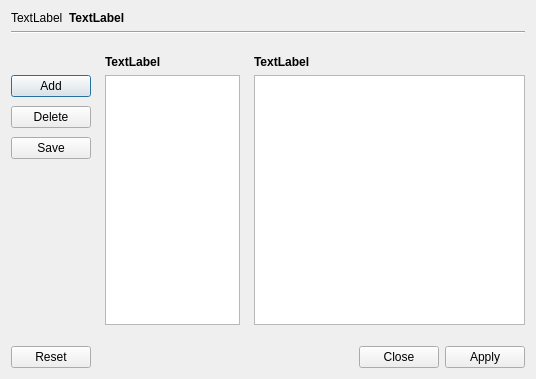
<?xml version="1.0" encoding="UTF-8"?>
<ui version="4.0">
 <class>ListTableEditor</class>
 <widget class="QDialog" name="ListTableEditor">
  <property name="geometry">
   <rect>
    <x>0</x>
    <y>0</y>
    <width>553</width>
    <height>415</height>
   </rect>
  </property>
  <property name="sizePolicy">
   <sizepolicy hsizetype="Fixed" vsizetype="Fixed">
    <horstretch>0</horstretch>
    <verstretch>0</verstretch>
   </sizepolicy>
  </property>
  <property name="minimumSize">
   <size>
    <width>0</width>
    <height>0</height>
   </size>
  </property>
  <property name="maximumSize">
   <size>
    <width>100000</width>
    <height>100000</height>
   </size>
  </property>
  <property name="windowTitle">
   <string>Dialog</string>
  </property>
  <property name="sizeGripEnabled">
   <bool>false</bool>
  </property>
  <layout class="QVBoxLayout" name="verticalLayout_2">
   <property name="sizeConstraint">
    <enum>QLayout::SetFixedSize</enum>
   </property>
   <item>
    <layout class="QHBoxLayout" name="horizontalLayout">
     <item>
      <widget class="QLabel" name="topStaticLabel">
       <property name="sizePolicy">
        <sizepolicy hsizetype="Fixed" vsizetype="Preferred">
         <horstretch>0</horstretch>
         <verstretch>0</verstretch>
        </sizepolicy>
       </property>
       <property name="font">
        <font>
         <weight>50</weight>
         <bold>false</bold>
        </font>
       </property>
       <property name="text">
        <string>TextLabel</string>
       </property>
      </widget>
     </item>
     <item>
      <widget class="QLabel" name="topDynamicLabel">
       <property name="font">
        <font>
         <weight>75</weight>
         <bold>true</bold>
        </font>
       </property>
       <property name="text">
        <string>TextLabel</string>
       </property>
      </widget>
     </item>
    </layout>
   </item>
   <item>
    <widget class="Line" name="line">
     <property name="orientation">
      <enum>Qt::Horizontal</enum>
     </property>
    </widget>
   </item>
   <item>
    <spacer name="verticalSpacer">
     <property name="orientation">
      <enum>Qt::Vertical</enum>
     </property>
     <property name="sizeType">
      <enum>QSizePolicy::Fixed</enum>
     </property>
     <property name="sizeHint" stdset="0">
      <size>
       <width>20</width>
       <height>15</height>
      </size>
     </property>
    </spacer>
   </item>
   <item>
    <layout class="QGridLayout" name="gridLayout" columnstretch="1,1,2">
     <property name="horizontalSpacing">
      <number>14</number>
     </property>
     <item row="0" column="0">
      <widget class="QLabel" name="blankLabel">
       <property name="enabled">
        <bool>true</bool>
       </property>
       <property name="sizePolicy">
        <sizepolicy hsizetype="Fixed" vsizetype="Preferred">
         <horstretch>0</horstretch>
         <verstretch>0</verstretch>
        </sizepolicy>
       </property>
       <property name="text">
        <string/>
       </property>
      </widget>
     </item>
     <item row="0" column="1">
      <widget class="QLabel" name="listLabel">
       <property name="sizePolicy">
        <sizepolicy hsizetype="Preferred" vsizetype="Fixed">
         <horstretch>0</horstretch>
         <verstretch>0</verstretch>
        </sizepolicy>
       </property>
       <property name="font">
        <font>
         <weight>75</weight>
         <bold>true</bold>
        </font>
       </property>
       <property name="text">
        <string>TextLabel</string>
       </property>
      </widget>
     </item>
     <item row="0" column="2">
      <widget class="QLabel" name="tableLabel">
       <property name="sizePolicy">
        <sizepolicy hsizetype="Preferred" vsizetype="Fixed">
         <horstretch>0</horstretch>
         <verstretch>0</verstretch>
        </sizepolicy>
       </property>
       <property name="font">
        <font>
         <weight>75</weight>
         <bold>true</bold>
        </font>
       </property>
       <property name="text">
        <string>TextLabel</string>
       </property>
      </widget>
     </item>
     <item row="1" column="0">
      <layout class="QVBoxLayout" name="verticalLayout">
       <property name="spacing">
        <number>9</number>
       </property>
       <property name="sizeConstraint">
        <enum>QLayout::SetFixedSize</enum>
       </property>
       <item>
        <widget class="QPushButton" name="addButton">
         <property name="sizePolicy">
          <sizepolicy hsizetype="Fixed" vsizetype="Fixed">
           <horstretch>0</horstretch>
           <verstretch>0</verstretch>
          </sizepolicy>
         </property>
         <property name="text">
          <string>Add</string>
         </property>
        </widget>
       </item>
       <item>
        <widget class="QPushButton" name="deleteButton">
         <property name="sizePolicy">
          <sizepolicy hsizetype="Fixed" vsizetype="Fixed">
           <horstretch>0</horstretch>
           <verstretch>0</verstretch>
          </sizepolicy>
         </property>
         <property name="text">
          <string>Delete</string>
         </property>
        </widget>
       </item>
       <item>
        <widget class="QPushButton" name="saveButton">
         <property name="sizePolicy">
          <sizepolicy hsizetype="Fixed" vsizetype="Fixed">
           <horstretch>0</horstretch>
           <verstretch>0</verstretch>
          </sizepolicy>
         </property>
         <property name="text">
          <string>Save</string>
         </property>
        </widget>
       </item>
       <item>
        <spacer name="verticalSpacer_2">
         <property name="orientation">
          <enum>Qt::Vertical</enum>
         </property>
         <property name="sizeHint" stdset="0">
          <size>
           <width>20</width>
           <height>40</height>
          </size>
         </property>
        </spacer>
       </item>
      </layout>
     </item>
     <item row="1" column="1">
      <widget class="QListWidget" name="listWidget">
       <property name="sizePolicy">
        <sizepolicy hsizetype="Preferred" vsizetype="Preferred">
         <horstretch>0</horstretch>
         <verstretch>0</verstretch>
        </sizepolicy>
       </property>
       <property name="minimumSize">
        <size>
         <width>0</width>
         <height>0</height>
        </size>
       </property>
       <property name="maximumSize">
        <size>
         <width>150</width>
         <height>100000</height>
        </size>
       </property>
      </widget>
     </item>
     <item row="1" column="2">
      <widget class="QTableWidget" name="tableWidget">
       <property name="sizePolicy">
        <sizepolicy hsizetype="Preferred" vsizetype="Preferred">
         <horstretch>0</horstretch>
         <verstretch>0</verstretch>
        </sizepolicy>
       </property>
       <property name="minimumSize">
        <size>
         <width>0</width>
         <height>250</height>
        </size>
       </property>
       <property name="maximumSize">
        <size>
         <width>300</width>
         <height>1000000</height>
        </size>
       </property>
      </widget>
     </item>
    </layout>
   </item>
   <item>
    <spacer name="verticalSpacer_3">
     <property name="orientation">
      <enum>Qt::Vertical</enum>
     </property>
     <property name="sizeType">
      <enum>QSizePolicy::Fixed</enum>
     </property>
     <property name="sizeHint" stdset="0">
      <size>
       <width>20</width>
       <height>15</height>
      </size>
     </property>
    </spacer>
   </item>
   <item>
    <widget class="QDialogButtonBox" name="buttonBox">
     <property name="sizePolicy">
      <sizepolicy hsizetype="Expanding" vsizetype="Fixed">
       <horstretch>0</horstretch>
       <verstretch>0</verstretch>
      </sizepolicy>
     </property>
     <property name="layoutDirection">
      <enum>Qt::LeftToRight</enum>
     </property>
     <property name="orientation">
      <enum>Qt::Horizontal</enum>
     </property>
     <property name="standardButtons">
      <set>QDialogButtonBox::Apply|QDialogButtonBox::Close|QDialogButtonBox::Reset</set>
     </property>
    </widget>
   </item>
  </layout>
 </widget>
 <resources/>
 <connections>
  <connection>
   <sender>buttonBox</sender>
   <signal>accepted()</signal>
   <receiver>ListTableEditor</receiver>
   <slot>accept()</slot>
   <hints>
    <hint type="sourcelabel">
     <x>248</x>
     <y>254</y>
    </hint>
    <hint type="destinationlabel">
     <x>157</x>
     <y>274</y>
    </hint>
   </hints>
  </connection>
  <connection>
   <sender>buttonBox</sender>
   <signal>rejected()</signal>
   <receiver>ListTableEditor</receiver>
   <slot>reject()</slot>
   <hints>
    <hint type="sourcelabel">
     <x>316</x>
     <y>260</y>
    </hint>
    <hint type="destinationlabel">
     <x>286</x>
     <y>274</y>
    </hint>
   </hints>
  </connection>
 </connections>
</ui>
